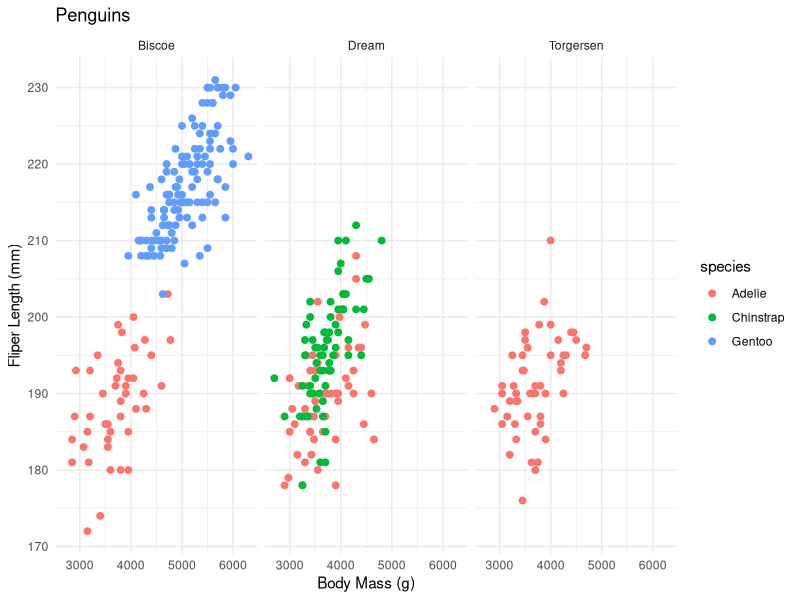

Reproduce this figure in R.
## ---- chunk 1
knitr::opts_chunk$set(echo = TRUE)
library(tidyverse)
library(palmerpenguins)
## ---- chunk 2
ggplot(data = penguins ,  mapping = aes(x = body_mass_g , y = flipper_length_mm)) + 
  geom_point(aes(color = species), size = 2) + facet_wrap(~island) +
  theme_minimal() +labs(x = "Body Mass (g)" ,
                        y= "Fliper Length (mm)" , title = "Penguins")
  #change the color of the points based on variable value, this goes within aes
#if you want to change something not based on a variable it doesn't go within aes, size =4, otherwise you will get an extra annoying legend
